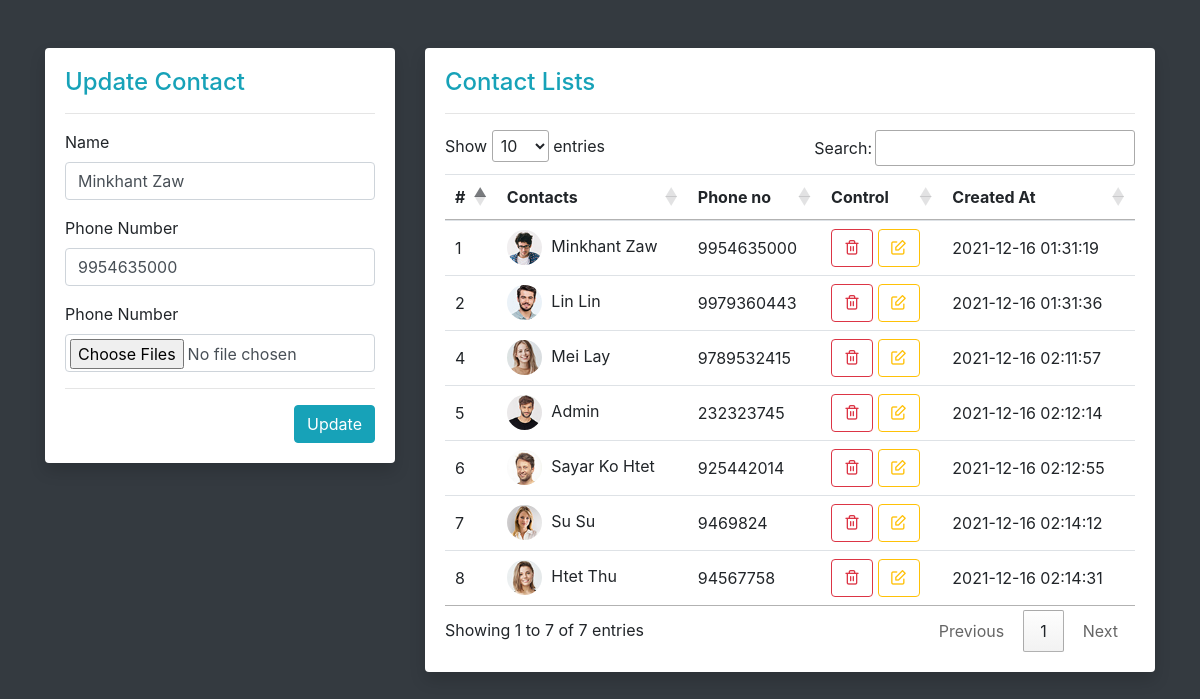
The page /edit.php?id=1 on the database its author committed.
### tables this page shows
CREATE TABLE `users` (
  `id` int(11) NOT NULL,
  `name` varchar(50) NOT NULL,
  `phone` bigint(20) NOT NULL,
  `photo_link` varchar(255) NOT NULL,
  `created_at` timestamp NOT NULL DEFAULT current_timestamp()
);

### edit.php (the view, shortened to what this page needs)
<?php
require_once "core/function.php";
?>
<!doctype html>
<html lang="en">
<head>
    <link rel="stylesheet" href="asset/bootstrap-4.5.3-dist/css/bootstrap.min.css">
    <link rel="stylesheet" href="asset/feather-icons-web/feather.css">
    <link rel="stylesheet" href="//cdn.datatables.net/1.11.3/css/jquery.dataTables.min.css">
</head>
<body class="bg-dark">
<div class="container">
    <div class="row my-5">
        <div class="col-12">
            <div class="row vh-100">
                <div class="col-12 col-md-4">
                    <div class="card border-0 rounded shadow">
                        <div class="card-body">
                            <h4 class="text-info">Update Contact</h4>
                            <hr>
                            <?php
                            function user(){
                                $id = $_GET['id'];
                                global $conn;
                                $sql = "SELECT * FROM users WHERE id=$id";
                                $query = mysqli_query($conn, $sql);
                                $row = mysqli_fetch_assoc($query);
                                return $row;
                            }
                            ?>
                            <form action="update.php?<?php user()['id'] ?>" method="post" enctype="multipart/form-data">
                                <div class="form-group">
                                    <label for="name">Name</label>
                                    <input type="text" name="name" class="form-control" id="name" placeholder="Name" value="<?php echo user()['name'];?>" required min="5" max="20">
                                </div>
                                <div class="form-group">
                                    <label for="phone">Phone Number</label>
                                    <input type="number" name="phone" class="form-control" id="phone" placeholder="Phone" value="<?php echo user()['phone'];?>" required>
                                </div>
                                <div class="form-group">
                                    <label for="upload">Phone Number</label>
                                    <input type="file" name="upload[]" class="form-control p-1" id="upload" placeholder="Phone" value="<?php user()['photo_link'] ?>" accept="image/jpeg,image/png" multiple required>
                                </div>
                                <hr>
                                <div class="text-right">
                                    <button class="btn btn-info" name="update">Update</button>
                                </div>
                            </form>
                        </div>
                    </div>
                </div>
                <div class="col-12 col-md-8">
                    <div class="card border-0 rounded shadow">
                        <div class="card-body">
                            <h4 class="text-info">Contact Lists</h4>
                            <hr>
                            <table class="table">
                                <thead>
                                <tr>
                                    <th>#</th>
                                    <th>Contacts</th>
                                    <th>Phone no</th>
                                    <th>Control</th>
                                    <th>Created At</th>
                                </tr>
                                </thead>
                                <tbody>
                                <?php
                                function users(){
                                    global $conn;
                                    $sql = "SELECT * FROM users";
                                    $query = mysqli_query($conn, $sql);
                                    $rows = [];
                                    while ($row = mysqli_fetch_assoc($query)){
                                        array_push($rows,$row);
                                    }
                                    return $rows;
                                }
                                ?>
                                <?php foreach (users() as $u){ ?>
                                    <tr>
                                        <td class="align-middle"><?php echo $u['id'] ?></td>
                                        <td class="align-middle">
                                            <img src="<?php echo $u['photo_link']?>" alt="">
                                            <p class="d-inline"><?php echo $u['name']?></p>
                                        </td>
                                        <td class="align-middle"><?php echo $u['phone'] ?></td>
                                        <td class="align-middle text-nowrap">
                                            <a href="delete.php?id=<?php echo $u['id'];?>" class="btn btn-outline-danger"><i class="feather-trash-2"></i></a>
                                            <a href="" class="btn btn-outline-warning"><i class="feather-edit"></i></a>
                                        </td>
                                        <td class="align-middle">
                                            <?php echo $u['created_at']?>
                                        </td>
                                    </tr>
                                <?php } ?>
                                </tbody>
                            </table>
                        </div>
                    </div>
                </div>
            </div>
        </div>
    </div>
</div>
</body>
</html>

### edit.php (style rules this page uses)
img { width: 35px; height: 35px; border-radius: 50%; margin-right: 5px; }

### rows shown on the page
users: name "Minkhant Zaw", phone "9954635000", id "1", photo_link (picture), created_at "2021-12-16 01:31:19"
users: id "2", photo_link (picture), name "Lin Lin", phone "9979360443", created_at "2021-12-16 01:31:36"
users: id "4", photo_link (picture), name "Mei Lay", phone "9789532415", created_at "2021-12-16 02:11:57"
users: id "5", photo_link (picture), name "Admin", phone "232323745", created_at "2021-12-16 02:12:14"
users: id "6", photo_link (picture), name "Sayar Ko Htet", phone "925442014", created_at "2021-12-16 02:12:55"
users: id "7", photo_link (picture), name "Su Su", phone "9469824", created_at "2021-12-16 02:14:12"
users: id "8", photo_link (picture), name "Htet Thu", phone "94567758", created_at "2021-12-16 02:14:31"
